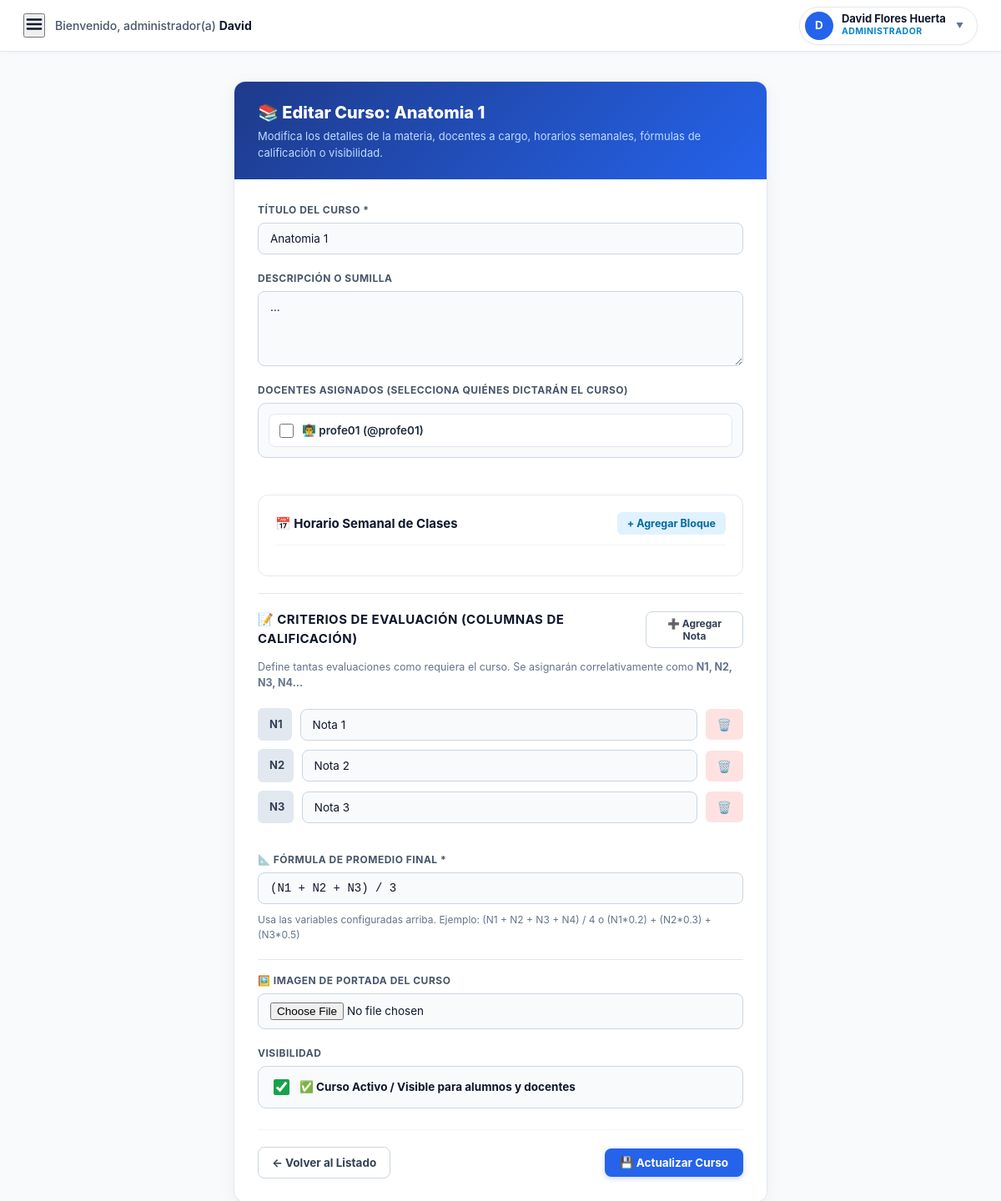
The app's page /panel-admin/curso/1/editar/ (signed in) with its own data.
### academia/models.py (models this page shows, shortened)
class Curso(models.Model):
    titulo = models.CharField(max_length=200)
    descripcion = models.TextField(blank=True, null=True)
    imagen_portada = models.ImageField(upload_to='cursos_portadas/', blank=True, null=True)
    docentes = models.ManyToManyField(User, related_name='cursos_asignados', blank=True)
    periodo = models.ForeignKey(PeriodoAcademico, on_delete=models.SET_NULL, related_name='cursos', null=True, blank=True)
    estado = models.BooleanField(default=True)
    fecha_creacion = models.DateTimeField(auto_now_add=True)
    formula_evaluacion = models.CharField(
        max_length=255,
        default="(N1 + N2 + N3) / 3",
        verbose_name="Fórmula de Promedio",
        help_text="Usa las variables N1, N2, N3, N4... Ejemplo: (N1*0.2) + (N2*0.3) + (N3*0.5)"
    )
    criterios_evaluacion = models.JSONField(
        default=list,
        blank=True,
        verbose_name="Criterios y Columnas de Evaluación"
    )
    def obtener_criterios(self):
        if self.criterios_evaluacion and isinstance(self.criterios_evaluacion, list) and len(self.criterios_evaluacion) > 0:
            return self.criterios_evaluacion
        return [
            {"codigo": "N1", "nombre": "Nota 1"},
            {"codigo": "N2", "nombre": "Nota 2"},
            {"codigo": "N3", "nombre": "Nota 3"},
        ]
    class Meta:
        verbose_name = "Curso"
        verbose_name_plural = "Cursos"
        ordering = ['-fecha_creacion']

### academia/views.py (the view, shortened to what this page needs)
# urls.py: path('panel-admin/curso/<int:curso_id>/editar/', views.admin_editar_curso, name='admin_editar_curso'),
@login_required
@user_passes_test(es_administrador, login_url='/cuentas/login/')
def admin_editar_curso(request, curso_id):
    curso = get_object_or_404(Curso, id=curso_id)
    return render(request, 'editar_curso.html', {
        'curso': curso,
        'docentes': User.objects.filter(groups__name='Docentes'),
        'docentes_asignados_ids': list(curso.docentes.values_list('id', flat=True)),
        'criterios': curso.obtener_criterios(),
        'horarios': curso.horarios.all().order_by('dia', 'hora_inicio'),
    })

### academia/context_processors.py (called while the page is built)
def periodo_context(request):
    periodo_activo = PeriodoAcademico.objects.filter(activo=True).first()
    return {
        'periodo_activo': periodo_activo
    }

### academia/views.py (called while the page is built)
def es_administrador(user):
    return user.is_authenticated and (
        user.is_superuser or
        user.is_staff or
        user.groups.filter(name='Administrador').exists()
    )

### academia/templates/editar_curso.html (shortened to what this page needs)
{% load static %}
<!DOCTYPE html>
<html lang="es">
<head>
    <link rel="stylesheet" href="{% static 'css/base.css' %}?v=3.0">
    <link rel="stylesheet" href="{% static 'css/admin_dashboard.css' %}?v=5.0">
    <link rel="stylesheet" href="{% static 'css/curso_horarios.css' %}?v=1.0">
</head>
<body>
    {% include 'componentes/topbar_intranet.html' with es_docente=False %}
    <main class="form-container-boxed">
        <div class="card-formulario">
            <div class="card-formulario-header">
                <h2>📚 Editar Curso: {{ curso.titulo }}</h2>
                <p>Modifica los detalles de la materia, docentes a cargo, horarios semanales, fórmulas de calificación o visibilidad.</p>
            </div>
            <div class="card-formulario-body">
                <form method="POST" action="{% url 'admin_editar_curso' curso.id %}" enctype="multipart/form-data">
                    <div style="display: flex; flex-direction: column; gap: 20px;">
                        <div class="campo-form">
                            <label class="label-form" for="titulo">Título del Curso *</label>
                            <input type="text" id="titulo" name="titulo" class="input-form" value="{{ curso.titulo }}" required>
                        </div>
                        <div class="campo-form">
                            <label class="label-form" for="descripcion">Descripción o Sumilla</label>
                            <textarea id="descripcion" name="descripcion" class="textarea-form" rows="3" placeholder="Ingresa una breve descripción de los contenidos del curso...">{{ curso.descripcion|default:'' }}</textarea>
                        </div>
                        <div class="campo-form">
                            <label class="label-form">Docentes Asignados (Selecciona quiénes dictarán el curso)</label>
                            <div class="docentes-lista-card">
                                {% for docente in docentes %}
                                    <label class="docente-item-checkbox">
                                        <input type="checkbox" name="docentes" value="{{ docente.id }}" {% if docente in curso.docentes.all %}checked{% endif %}>
                                        <span>👨‍🏫 {{ docente.get_full_name|default:docente.username }} (@{{ docente.username }})</span>
                                    </label>
                                {% empty %}
                                    <p style="font-size: 13px; color: #94a3b8; margin: 0; padding: 10px; text-align: center;">
                                        No hay docentes registrados en el sistema.
                                    </p>
                                {% endfor %}
                            </div>
                        </div>
                        <div class="horarios-manager">
                            <div class="horarios-header">
                                <h3>📅 Horario Semanal de Clases</h3>
                                <button type="button" id="btnAddHorario" class="btn-add-horario">+ Agregar Bloque</button>
                            </div>
                        </div>
                        <div class="campo-form" style="border-top: 1px solid #e2e8f0; padding-top: 20px;">
                            <div style="display: flex; justify-content: space-between; align-items: center; margin-bottom: 8px;">
                                <label class="label-form" style="margin: 0; font-size: 15px; font-weight: 700; color: #0f172a;">
                                    📝 Criterios de Evaluación (Columnas de Calificación)
                                </label>
                                <button type="button" onclick="agregarCriterio()" class="btn-secundario" style="font-size: 12px; padding: 6px 12px; cursor: pointer;">
                                    ➕ Agregar Nota
                                </button>
                            </div>
                            <small style="color: #64748b; font-size: 12.5px; display: block; margin-bottom: 14px;">
                                Define tantas evaluaciones como requiera el curso. Se asignarán correlativamente como <strong>N1, N2, N3, N4...</strong>
                            </small>
                            <div id="contenedor-criterios" style="display: flex; flex-direction: column; gap: 10px;">
                                {% for c in criterios %}
                                <div class="criterio-fila" style="display: flex; gap: 10px; align-items: center;">
                                    <span class="badge-codigo" style="background: #e2e8f0; font-weight: 700; padding: 10px 14px; border-radius: 6px; font-size: 13px; color: #334155; min-width: 32px; text-align: center;">
                                        {{ c.codigo }}
                                    </span>
                                    <input type="text" name="criterio_nombre" value="{{ c.nombre }}" required class="input-form" placeholder="Ej: Examen Parcial / Tarea Clínica">
                                    <button type="button" onclick="eliminarCriterio(this)" style="background: #fee2e2; border: none; color: #dc2626; border-radius: 6px; padding: 10px 14px; cursor: pointer; font-size: 14px;" title="Eliminar criterio">
                                        🗑️
                                    </button>
                                </div>
                                {% endfor %}
                            </div>
                        </div>
                        <div class="campo-form" style="margin-top: 15px;">
                            <label class="label-form" for="formula_evaluacion">📐 Fórmula de Promedio Final *</label>
                            <input type="text" id="formula_evaluacion" name="formula_evaluacion" class="input-form" value="{{ curso.formula_evaluacion }}" required style="font-family: monospace; font-size: 14px;">
                            <small style="color: #64748b; font-size: 12px; display: block; margin-top: 4px;">
                                Usa las variables configuradas arriba. Ejemplo: <code>(N1 + N2 + N3 + N4) / 4</code> o <code>(N1*0.2) + (N2*0.3) + (N3*0.5)</code>
                            </small>
                        </div>
                        <div class="campo-form" style="border-top: 1px solid #e2e8f0; padding-top: 16px;">
                            <label class="label-form" for="imagen_portada">🖼️ Imagen de Portada del Curso</label>
                            <input type="file" id="imagen_portada" name="imagen_portada" accept="image/*" class="input-form">
                        </div>
                        <div class="campo-form">
                            <label class="label-form">Visibilidad</label>
                            <label class="switch-estado-box">
                                <input type="checkbox" name="estado" {% if curso.estado %}checked{% endif %}>
                                <span class="switch-estado-label">✅ Curso Activo / Visible para alumnos y docentes</span>
                            </label>
                        </div>
                    </div>
                    <div class="footer-botones-form">
                        <a href="{% url 'admin_cursos_lista' %}" class="btn-secundario">
                            ← Volver al Listado
                        </a>
                        <button type="submit" class="btn-primario">
                            💾 Actualizar Curso
                        </button>
                    </div>
                </form>
            </div>
        </div>
    </main>
</body>
</html>

### academia/templates/componentes/topbar_intranet.html (shortened to what this page needs)
{% load static %}
<header class="top-navbar">
    <div style="display: flex; align-items: center; gap: 12px;">
        <button type="button" class="btn-hamburger-intranet" id="btnHamburgerSidebar" aria-label="Abrir Menú">
            <svg width="22" height="22" viewBox="0 0 24 24" fill="none" stroke="#0f172a" stroke-width="2.5" stroke-linecap="round">
                <line x1="3" y1="6" x2="21" y2="6"></line>
                <line x1="3" y1="12" x2="21" y2="12"></line>
                <line x1="3" y1="18" x2="21" y2="18"></line>
            </svg>
        </button>
        <div class="top-welcome-text">
            Bienvenido{% if request.user.is_superuser or request.user.is_staff %}, administrador(a){% elif es_docente %}, profesor(a){% else %}, estudiante{% endif %}
            <strong class="top-welcome-name">{{ request.user.first_name|default:request.user.username }}</strong>
        </div>
    </div>
    <div class="user-dropdown-container">
        <div class="user-profile-trigger" id="userProfileTrigger">
            <div class="user-avatar-circle">
                {{ request.user.first_name|first|default:request.user.username|first|upper }}
            </div>
            <div class="user-trigger-text">
                <div class="user-text-name">{{ request.user.get_full_name|default:request.user.username }}</div>
                <div class="user-text-role">
                    {% if request.user.is_superuser or request.user.is_staff %}
                        Administrador
                    {% elif es_docente %}
                        Docente Titular
                    {% else %}
                        Estudiante Regular
                    {% endif %}
                </div>
            </div>
            <span class="dropdown-arrow">▼</span>
        </div>
    </div>
</header>

### academia/static/css/base.css (style rules this page uses)
:root { --primary: #0284c7; --primary-dark: #0f172a; --primary-hover: #0369a1; --primary-active: #0080ff; --sidebar-institutional: #02529c; --bg-main: #f8fafc; --card-bg: #ffffff; --text-main: #0f172a; --text-secondary: #334155; --text-muted: #64748b; --border-color: #e2e8f0; --border-subtle: #cbd5e1; --shadow-subtle: 0 1px 3px rgba(0, 0, 0, 0.04); --shadow-card: 0 2px 8px rgba(0, 0, 0, 0.04); }
*, *::before, *::after { margin: 0; padding: 0; box-sizing: border-box; font-family: 'Inter', -apple-system, BlinkMacSystemFont, "Segoe UI", Roboto, Helvetica, Arial, sans-serif; }
html, body { width: 100%; min-height: 100vh; background-color: var(--bg-main); color: var(--text-main); line-height: 1.5; -webkit-font-smoothing: antialiased; }
.top-navbar, .intranet-topbar { background: var(--card-bg); height: 62px; border-bottom: 1px solid var(--border-color); display: flex; align-items: center; justify-content: space-between; padding: 0 32px; position: sticky; top: 0; z-index: 40; box-shadow: var(--shadow-subtle); }
.top-welcome-text, .intranet-topbar-welcome { font-size: 13.5px; color: var(--text-muted); }
.top-welcome-text strong, .intranet-topbar-welcome strong { color: var(--text-main); font-weight: 700; }
.user-circle, .user-avatar-circle { width: 36px; height: 36px; border-radius: 50%; background: var(--primary); color: #ffffff; display: flex; align-items: center; justify-content: center; font-size: 13.5px; font-weight: 800; text-transform: uppercase; flex-shrink: 0; }
.user-text-name, .intranet-user-name { font-size: 13px; font-weight: 700; color: var(--text-main); line-height: 1.2; }
.user-text-role, .intranet-user-role { font-size: 10.5px; font-weight: 700; color: var(--primary); text-transform: uppercase; letter-spacing: 0.5px; }
.user-dropdown-container { position: relative; display: inline-block; }
.user-profile-trigger { display: flex; align-items: center; gap: 10px; background: #f8fafc; border: 1px solid var(--border-color); padding: 5px 14px 5px 6px; border-radius: 50px; cursor: pointer; transition: all 0.2s ease; user-select: none; }
.user-trigger-text { font-size: 13px; font-weight: 600; color: #1e293b; }
.dropdown-arrow { font-size: 9px; color: var(--text-muted); transition: transform 0.2s ease; }
.user-profile-trigger { display: flex; align-items: center; gap: 10px; padding: 4px 12px 4px 6px; border-radius: 50px; background: #ffffff; border: 1px solid #e2e8f0; cursor: pointer; transition: all 0.2s ease; user-select: none; }
.dropdown-arrow { font-size: 8px; color: #94a3b8; margin-left: 2px; transition: transform 0.2s ease; }
.top-navbar { background: #ffffff !important; border-bottom: 1px solid #e2e8f0 !important; box-shadow: 0 2px 4px rgba(15, 23, 42, 0.03) !important; padding: 14px 28px !important; display: flex !important; justify-content: space-between !important; align-items: center !important; width: 100% !important; box-sizing: border-box !important; }
.top-welcome-text { font-size: 14px; color: #475569; font-weight: 500; }
.top-welcome-name { color: #0f172a; font-weight: 700; }

### academia/static/css/curso_horarios.css (style rules this page uses)
.horarios-manager { background: #ffffff; border: 1px solid #e2e8f0; border-radius: 12px; padding: 20px; margin-top: 24px; }
.horarios-header { display: flex; justify-content: space-between; align-items: center; border-bottom: 1px solid #f1f5f9; padding-bottom: 12px; margin-bottom: 16px; }
.horarios-header h3 { font-size: 15px; font-weight: 700; color: #0f172a; margin: 0; }
.btn-add-horario { background-color: #e0f2fe; color: #0369a1; border: none; border-radius: 6px; padding: 6px 12px; font-size: 12.5px; font-weight: 700; cursor: pointer; transition: background-color 0.15s ease; }

### records on screen
Curso: titulo "Anatomia 1", descripcion "...", formula_evaluacion "(N1 + N2 + N3) / 3", estado "☑"

### other values on screen
{{ request.user.first_name|default:request.user.username }} "David"
{{ request.user.get_full_name|default:request.user.username }} "David Flores Huerta"
{{ docente.get_full_name|default:docente.username }} "profe01"
{{ docente.username }} "profe01"
{{ c.codigo }} "N1" "N2" "N3"
